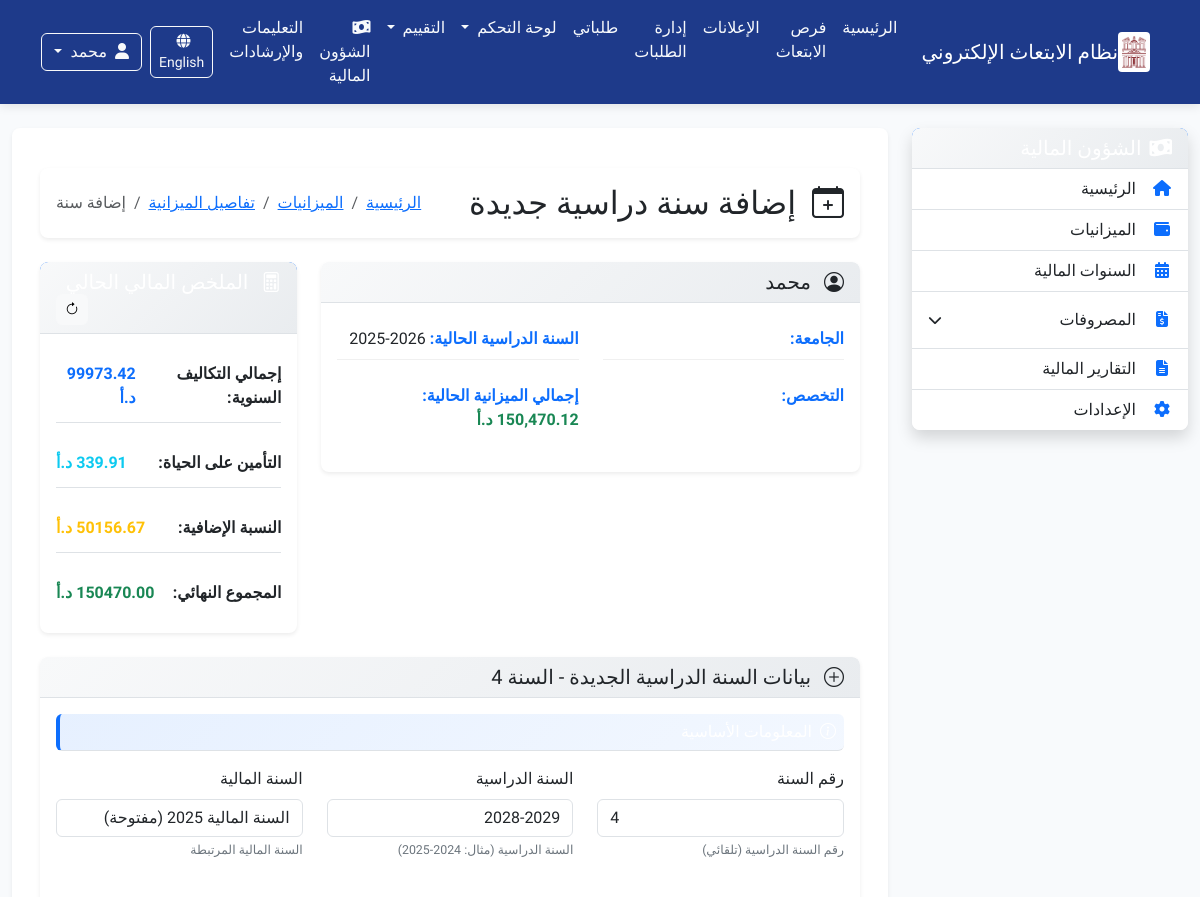
The app's page /ar/finance/budgets/9/add-year/ (signed in, upper part), older data.
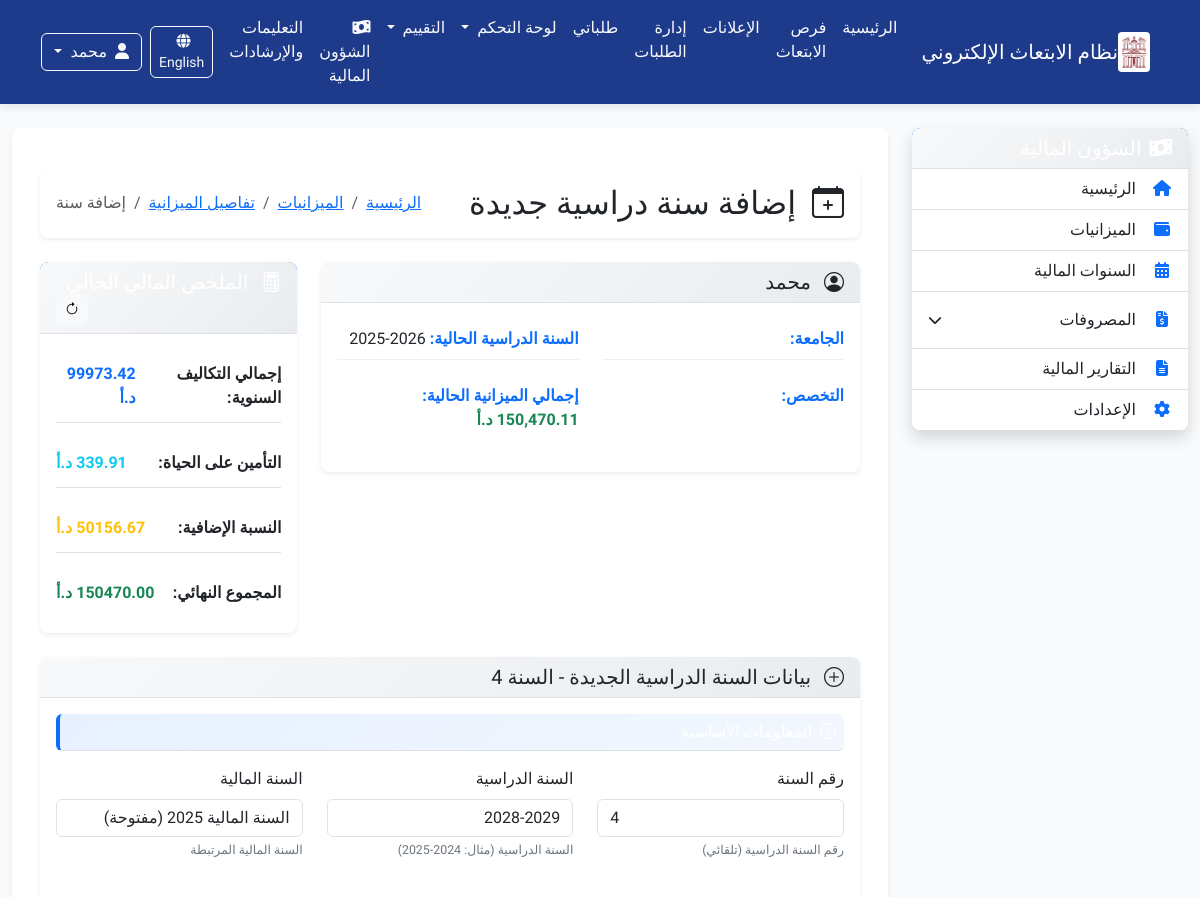
The same page, newer data.
### finance/models.py (models this page shows, shortened)
class ScholarshipBudget(models.Model):
    STATUS_CHOICES = [
        ('draft', _('مسودة')),
        ('pending', _('قيد المراجعة')),
        ('active', _('نشطة')),
        ('closed', _('مغلقة')),
        ('cancelled', _('ملغية')),
    ]
    application = models.OneToOneField(
        'applications.Application',
        on_delete=models.CASCADE,
        related_name='budget',
        verbose_name=_('طلب الابتعاث')
    )
    fiscal_year = models.ForeignKey(
        'FiscalYear',
        on_delete=models.SET_NULL,
        null=True, blank=True,
        related_name='scholarship_budgets',
        verbose_name=_('السنة المالية')
    )
    total_amount = models.DecimalField(
        max_digits=12,
        decimal_places=2,
        validators=[MinValueValidator(Decimal('0.01'))],
        verbose_name=_('إجمالي الميزانية'),
        help_text=_('إجمالي مبلغ الميزانية بالدينار الأردني')
    )
    start_date = models.DateField(
        verbose_name=_('تاريخ البداية'),
        help_text=_('تاريخ بداية صرف الميزانية')
    )
    end_date = models.DateField(
        verbose_name=_('تاريخ النهاية'),
        help_text=_('تاريخ انتهاء صرف الميزانية')
    )
    status = models.CharField(
        max_length=20,
        choices=STATUS_CHOICES,
        default='draft',
        verbose_name=_('حالة الميزانية')
    )
    tuition_fees = models.DecimalField(
        max_digits=10,
        decimal_places=2,
        default=Decimal('0.00'),
        validators=[MinValueValidator(Decimal('0.00'))],
        verbose_name=_('الرسوم الدراسية'),
        help_text=_('إجمالي الرسوم الدراسية بالدينار الأردني')
    )
    monthly_stipend = models.DecimalField(
        max_digits=10,
        decimal_places=2,
        default=Decimal('0.00'),
        validators=[MinValueValidator(Decimal('0.00'))],
        verbose_name=_('المخصص الشهري'),
        help_text=_('إجمالي المخصصات الشهرية لجميع السنوات')
    )
    travel_allowance = models.DecimalField(
        max_digits=10,
        decimal_places=2,
        default=Decimal('0.00'),
        validators=[MinValueValidator(Decimal('0.00'))],
        verbose_name=_('مخصص السفر'),
        help_text=_('تكلفة تذاكر السفر')
    )
    health_insurance = models.DecimalField(
        max_digits=10,
        decimal_places=2,
        default=Decimal('0.00'),
        validators=[MinValueValidator(Decimal('0.00'))],
        verbose_name=_('التأمين الصحي'),
        help_text=_('تكلفة التأمين الصحي لجميع السنوات')
    )
    other_expenses = models.DecimalField(
        max_digits=10,
        decimal_places=2,
        default=Decimal('0.00'),
        validators=[MinValueValidator(Decimal('0.00'))],
        verbose_name=_('مصاريف أخرى'),
        help_text=_('التأمين على الحياة، النسبة الإضافية، رسوم الفيزا، إلخ')
    )
    exchange_rate = models.DecimalField(
        max_digits=8,
        decimal_places=4,
        default=Decimal('0.7100'),
        validators=[MinValueValidator(Decimal('0.0001'))],
        verbose_name=_('سعر الصرف'),
        help_text=_('سعر صرف العملة الأجنبية مقابل الدينار الأردني')
    )
    foreign_currency = models.CharField(
        max_length=3,
        default='GBP',
        verbose_name=_('العملة الأجنبية'),
        help_text=_('رمز العملة الأجنبية (مثل: GBP, USD, EUR)')
    )
    academic_year = models.CharField(
        max_length=20,
        verbose_name=_('السنة الدراسية'),
        help_text=_('السنة الدراسية (مثال: 2024-2025)')
    )
    is_current = models.BooleanField(
        default=True,
        verbose_name=_('السنة الحالية'),
        help_text=_('هل هذه هي السنة الدراسية الحالية للمبتعث؟')
    )
    created_by = models.ForeignKey(
        User,
        on_delete=models.SET_NULL,
        null=True, blank=True,
        related_name='created_budgets',
        verbose_name=_('أنشأ بواسطة')
    )
    created_at = models.DateTimeField(
        auto_now_add=True,
        verbose_name=_('تاريخ الإنشاء')
    )
    updated_at = models.DateTimeField(
        auto_now=True,
        verbose_name=_('تاريخ التحديث')
    )
    notes = models.TextField(
        blank=True,
        verbose_name=_('ملاحظات'),
        help_text=_('ملاحظات إضافية حول الميزانية')
    )
    class Meta:
        verbose_name = _('ميزانية ابتعاث')
        verbose_name_plural = _('ميزانيات الابتعاث')
        ordering = ['-created_at']
        indexes = [
            models.Index(fields=['status']),
            models.Index(fields=['fiscal_year']),
            models.Index(fields=['academic_year']),
            models.Index(fields=['created_at']),
        ]

### applications/models.py (models this page shows, shortened)
class Application(models.Model):
    scholarship = models.ForeignKey(Scholarship, verbose_name=_("فرصة الابتعاث"), on_delete=models.CASCADE,
                                    related_name="applications")
    applicant = models.ForeignKey(User, verbose_name=_("المتقدم"), on_delete=models.CASCADE,
                                  related_name="applications")
    status = models.ForeignKey(ApplicationStatus, verbose_name=_("حالة الطلب"), on_delete=models.PROTECT,
                               related_name="applications")
    application_date = models.DateTimeField(_("تاريخ التقديم"), auto_now_add=True)
    last_update = models.DateTimeField(_("آخر تحديث"), auto_now=True)
    motivation_letter = models.TextField(_("خطاب الدوافع"),
                                         help_text=_("اشرح لماذا تريد التقدم لهذه الفرصة وما هي أهدافك"))
    research_proposal = models.TextField(_("مقترح البحث"), blank=True, null=True,
                                         help_text=_("إذا كان الابتعاث لدراسة الدكتوراه، أرفق مقترح البحث الخاص بك"))
    comments = models.TextField(_("ملاحظات إضافية"), blank=True, null=True,
                                help_text=_("أي معلومات إضافية تود إضافتها لطلبك"))
    acceptance_letter = models.BooleanField(_("هل لديك قبول مبدئي؟"), default=False)
    acceptance_university = models.CharField(_("اسم الجامعة التي لديك قبول فيها"), max_length=200, blank=True,
                                             null=True)
    admin_notes = models.TextField(_("ملاحظات إدارية"), blank=True, null=True)
    class Meta:
        verbose_name = _("طلب ابتعاث")
        verbose_name_plural = _("طلبات الابتعاث")
        ordering = ['-application_date']
        unique_together = ['scholarship', 'applicant']

### finance/views.py (the view)
# urls.py: path('budgets/<int:budget_id>/add-year/', views.add_scholarship_year, name='add_scholarship_year'),
@login_required
@permission_required('finance.add_yearlyscholarshipcosts', raise_exception=True)
def add_scholarship_year(request, budget_id):
    budget = get_object_or_404(ScholarshipBudget, id=budget_id)
    if budget.status != 'active':
        messages.error(request, _("لا يمكن إضافة سنة دراسية لميزانية غير نشطة"))
        return redirect('finance:budget_detail', budget_id=budget.id)
    existing_years = YearlyScholarshipCosts.objects.filter(budget=budget)
    next_year_number = existing_years.count() + 1
    fiscal_years = FiscalYear.objects.filter(status='open').order_by('-year')
    default_fiscal_year = None
    if budget.fiscal_year:
        default_fiscal_year = budget.fiscal_year
    else:
        settings = ScholarshipSettings.objects.first()
        if settings and settings.current_fiscal_year:
            default_fiscal_year = settings.current_fiscal_year
    settings = ScholarshipSettings.objects.first()
    if not settings:
        settings = ScholarshipSettings.objects.create(
            life_insurance_rate=Decimal('0.0034'),
            add_percentage=Decimal('50.0'),
            current_fiscal_year=default_fiscal_year
        )
    if request.method == 'POST':
        form = YearlyScholarshipCostsForm(request.POST)
        if form.is_valid():
            yearly_cost = form.save(commit=False)
            yearly_cost.budget = budget
            if form.cleaned_data.get('fiscal_year'):
                yearly_cost.fiscal_year = form.cleaned_data['fiscal_year']
            elif default_fiscal_year:
                yearly_cost.fiscal_year = default_fiscal_year
            yearly_cost.save()
            new_total = calculate_updated_budget_total(budget, settings)
            old_total = budget.total_amount
            budget.total_amount = new_total
            update_budget_categories_from_yearly_costs(budget)
            budget.save()
            FinancialLog.objects.create(
                budget=budget,
                fiscal_year=yearly_cost.fiscal_year,
                action_type='create',
                description=_("إضافة سنة دراسية جديدة للابتعاث") + f" - السنة {yearly_cost.year_number} ({yearly_cost.academic_year})",
                created_by=request.user
            )
            FinancialLog.objects.create(
                budget=budget,
                fiscal_year=yearly_cost.fiscal_year,
                action_type='update',
                description=_("تحديث إجمالي الميزانية بعد إضافة سنة جديدة") + f" - من {old_total} إلى {new_total}",
                created_by=request.user
            )
            messages.success(request, _(f"تمت إضافة السنة الدراسية {yearly_cost.year_number} بنجاح وتم تحديث إجمالي الميزانية من {old_total:,.2f} إلى {new_total:,.2f} دينار أردني"))
            return redirect('finance:budget_detail', budget_id=budget.id)
    else:
        academic_year_parts = budget.academic_year.split('-')
        next_academic_year = f"{int(academic_year_parts[0]) + next_year_number - 1}-{int(academic_year_parts[1]) + next_year_number - 1}"
        initial_data = {
            'year_number': next_year_number,
            'academic_year': next_academic_year,
            'monthly_allowance': Decimal('1000.00'),
            'monthly_duration': 12,
            'fiscal_year': default_fiscal_year,
        }
        if next_year_number == 1:
            initial_data.update({
                'travel_tickets': Decimal('1100.00'),
                'visa_fees': Decimal('358.00'),
                'health_insurance': Decimal('500.00'),
                'tuition_fees_foreign': Decimal('22350.00'),
                'tuition_fees_local': Decimal('22350.00') * budget.exchange_rate,
            })
        else:
            initial_data.update({
                'travel_tickets': Decimal('0.00'),
                'visa_fees': Decimal('0.00'),
                'health_insurance': Decimal('500.00'),
                'tuition_fees_foreign': Decimal('22350.00'),
                'tuition_fees_local': Decimal('22350.00') * budget.exchange_rate,
            })
        form = YearlyScholarshipCostsForm(initial=initial_data)
    context = {
        'form': form,
        'budget': budget,
        'next_year_number': next_year_number,
        'fiscal_years': fiscal_years,
        'default_fiscal_year': default_fiscal_year,
        'settings': settings,
    }
    return render(request, 'finance/scholarship_year_form.html', context)

### finance/forms.py
class YearlyScholarshipCostsForm(forms.ModelForm):
    class Meta:
        model = YearlyScholarshipCosts
        fields = ['year_number', 'academic_year', 'fiscal_year', 'travel_tickets', 'monthly_allowance',
                  'monthly_duration', 'visa_fees', 'health_insurance',
                  'tuition_fees_foreign', 'tuition_fees_local']
        widgets = {
            'academic_year': forms.Select(choices=[(f"{y}-{y + 1}", f"{y}-{y + 1}")
                                                   for y in range(2020, 2030)]),
        }
    def __init__(self, *args, **kwargs):
        super().__init__(*args, **kwargs)
        self.fields['fiscal_year'].queryset = FiscalYear.objects.filter(status='open')
        self.fields['fiscal_year'].required = False

### core/context_processors.py (called while the page is built)
def user_role(request):
    role = 'anonymous'
    if request.user.is_authenticated:
        role = request.user.profile.role
    return {
        'user_role': role
    }

### finance/models.py (called while the page is built)
    def __str__(self):
        return f"السنة المالية {self.year} ({self.get_status_display()})"

### finance/templates/finance/scholarship_year_form.html (shortened to what the changed rows need)
{% extends "finance/base.html" %}
{% load i18n %}
{% load static %}
{% load currency_format %}
{% block finance_content %}
<div class="container-fluid py-4">
    <div class="card shadow-sm mb-4">
        <div class="card-body">
            <div class="d-flex justify-content-between align-items-center">
                <h2 class="card-title mb-0">
                    <i class="bi bi-calendar-plus me-2"></i>
                    {% trans "إضافة سنة دراسية جديدة" %}
                </h2>
            </div>
        </div>
    </div>
    <div class="row mb-4">
        <div class="col-md-8">
            <div class="card shadow-sm">
                <div class="card-header bg-light">
                    <h5 class="mb-0">
                        <i class="bi bi-person-circle me-2"></i>
                        {{ budget.application.applicant.get_full_name }}
                    </h5>
                </div>
                <div class="card-body">
                    <div class="row">
                        <div class="col-md-6">
                            <div class="info-item mb-3">
                                <label class="fw-bold text-primary">{% trans "السنة الدراسية الحالية:" %}</label>
                                <span>{{ budget.academic_year }}</span>
                            </div>
                            <div class="info-item mb-3">
                                <label class="fw-bold text-primary">{% trans "إجمالي الميزانية الحالية:" %}</label>
                                <span class="fw-bold text-success" id="current-budget-total">{{ budget.total_amount|currency }} {% trans "د.أ" %}</span>
                            </div>
                        </div>
                    </div>
                </div>
            </div>
        </div>
    </div>
</div>
{% block extra_css %}
<link rel="stylesheet" href="https://cdn.jsdelivr.net/npm/bootstrap-icons@1.11.1/font/bootstrap-icons.css">
{% endblock %}
{% endblock %}

Row changes from the older to the newer data that the page shows:
changed ScholarshipBudget "محمد": total_amount "150,470.12" → "150,470.11"
